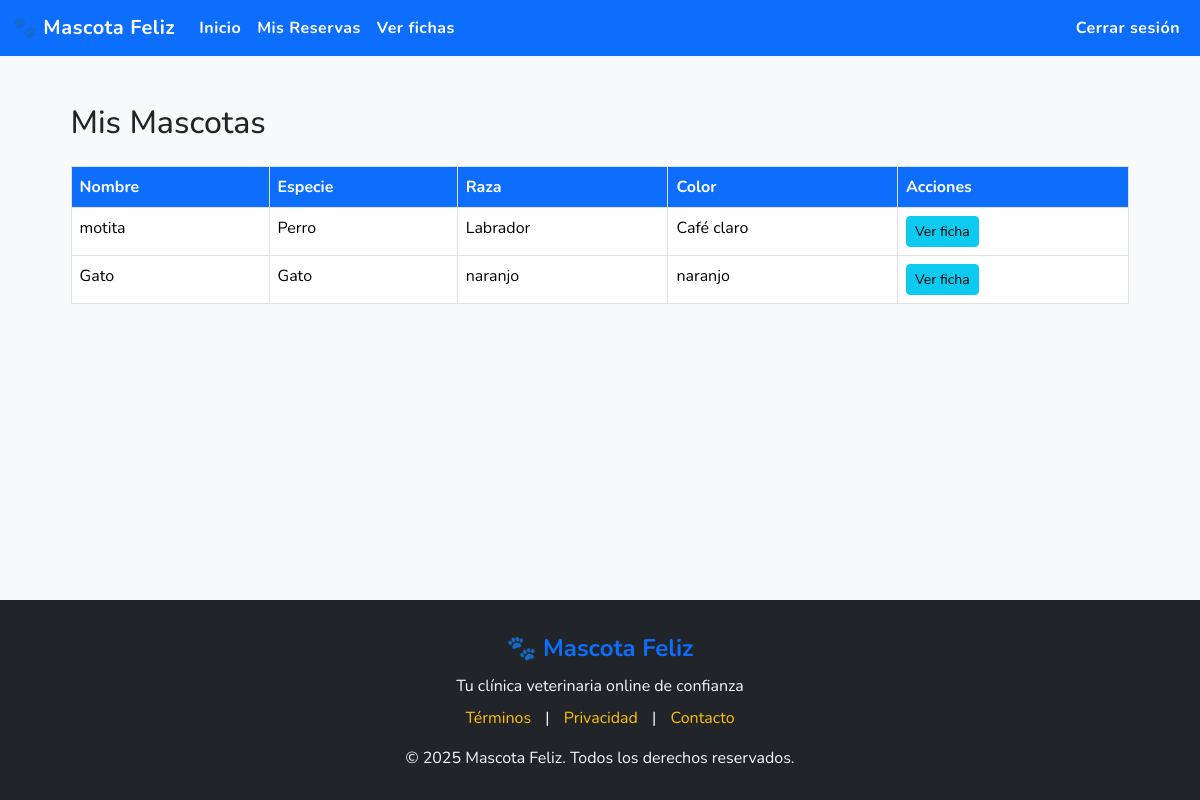
Before: /cliente/mascotas/ (signed in) with the older database file.
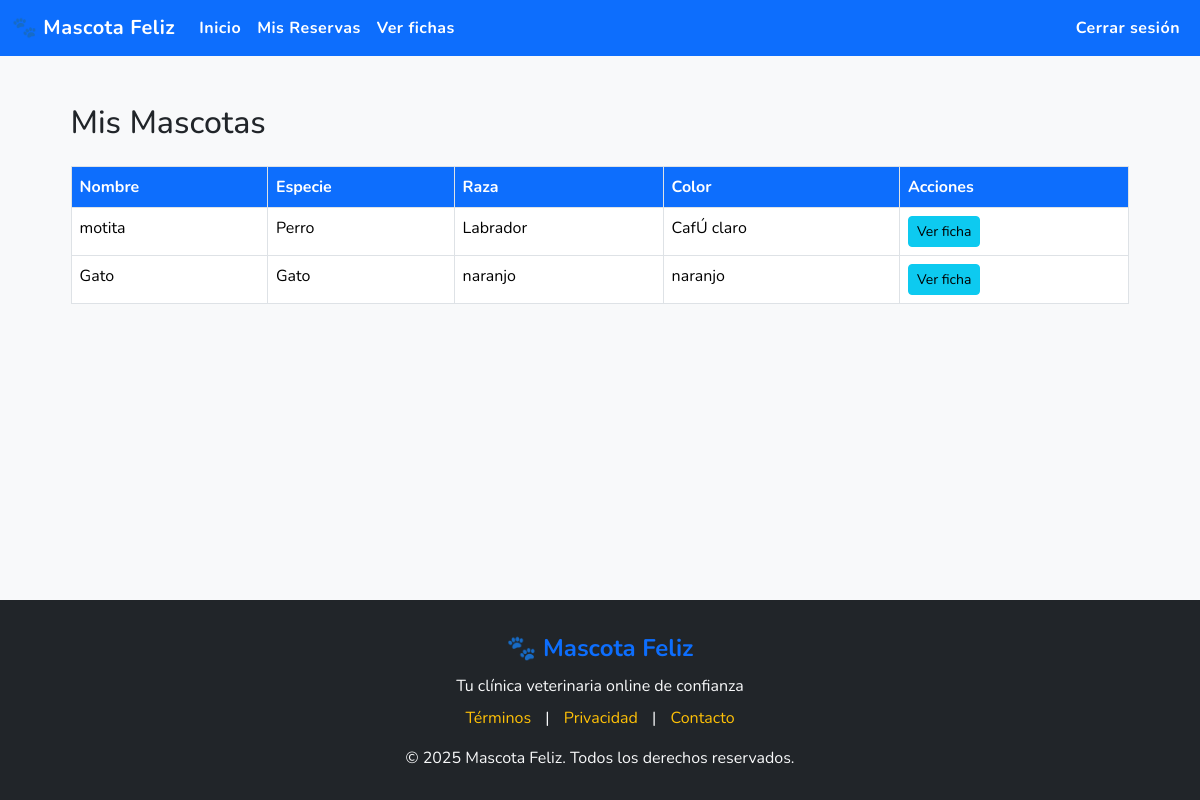
After: the same page with the newer database file.
### core/models.py (models this page shows, shortened)
class Mascota(models.Model):
    SEXO_CHOICES = [
        ('macho', 'Macho'),
        ('hembra', 'Hembra'),
    ]
    ESPECIE_CHOICES = [
        ('perro', 'Perro'),
        ('gato', 'Gato'),
    ]
    dueno = models.ForeignKey(Dueno, on_delete=models.CASCADE, related_name='mascotas')
    nombre = models.CharField(max_length=100)
    chip = models.CharField(max_length=30, blank=True, null=True)
    raza = models.CharField(max_length=100)
    color = models.CharField(max_length=50)
    sexo = models.CharField(max_length=10, choices=SEXO_CHOICES, default='macho')
    especie = models.CharField(max_length=20, choices=ESPECIE_CHOICES, default='perro')
    fecha_nacimiento = models.DateField(null=True, blank=True)

### app/views.py (the view)
# urls.py: path('cliente/mascotas/', views.ver_mis_mascotas, name='ver_mis_mascotas'),
@login_required
def ver_mis_mascotas(request):
    if request.user.tipo_usuario != 'cliente':
        return HttpResponseForbidden("Acceso denegado.")
    mascotas = Mascota.objects.filter(dueno__usuario=request.user)
    return render(request, 'pages/cliente/mascotas.html', {'mascotas': mascotas})

### app/templates/pages/cliente/mascotas.html (shortened to what this page needs)
{% extends 'base/base.html' %}
{% block content %}
<div class="container mt-4">
    <h2 class="mb-4">Mis Mascotas</h2>
    <table class="table table-bordered table-hover">
        <thead>
            <tr>
                <th>Nombre</th>
                <th>Especie</th>
                <th>Raza</th>
                <th>Color</th>
                <th>Acciones</th>
            </tr>
        </thead>
        <tbody>
            {% for mascota in mascotas %}
            <tr>
                <td>{{ mascota.nombre }}</td>
                <td>{{ mascota.get_especie_display }}</td>
                <td>{{ mascota.raza }}</td>
                <td>{{ mascota.color }}</td>
                <td>
                    <a href="{% url 'ver_mascota' mascota.id %}" class="btn btn-sm btn-info">Ver ficha</a>
                </td>
            </tr>
            {% empty %}
            <tr>
                <td colspan="5">No tienes mascotas registradas.</td>
            </tr>
            {% endfor %}
        </tbody>
    </table>
</div>
{% endblock %}

Changed rows visible on the page:
changed Mascota "motita": color "Café claro" → "CafÚ claro"
